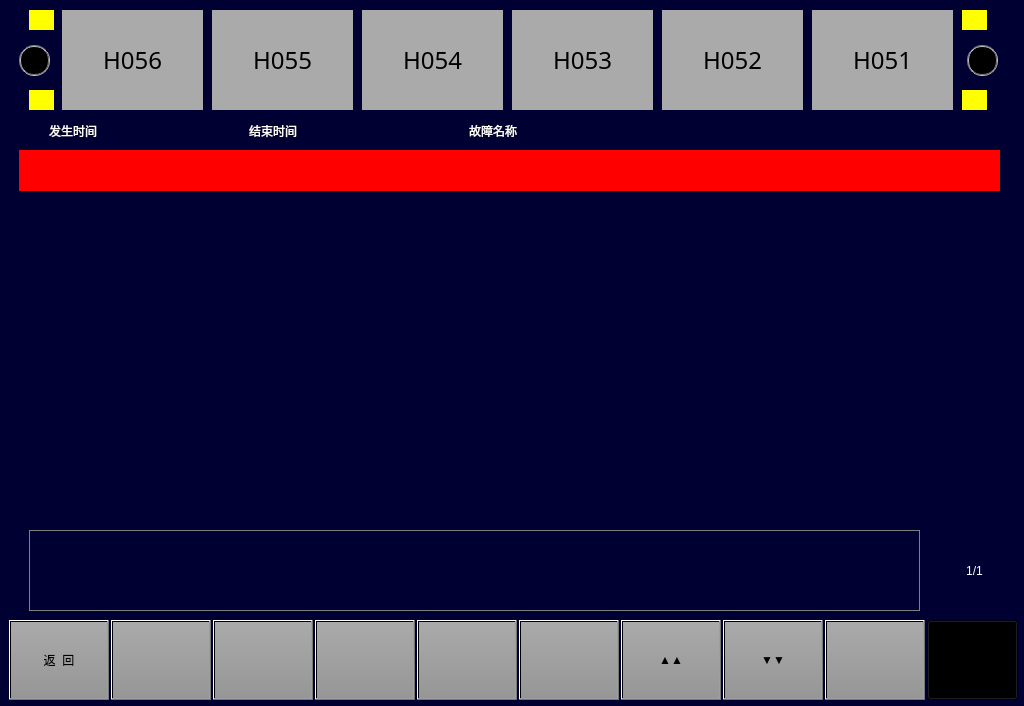
<?xml version="1.0" encoding="UTF-8"?>
<ui version="4.0">
 <class>MaintainceShowQueryFaultPage</class>
 <widget class="QWidget" name="MaintainceShowQueryFaultPage">
  <property name="geometry">
   <rect>
    <x>0</x>
    <y>0</y>
    <width>1024</width>
    <height>706</height>
   </rect>
  </property>
  <property name="windowTitle">
   <string>Form</string>
  </property>
  <property name="styleSheet">
   <string notr="true">QWidget
{
	background-color:rgb(0,0,50);
}QPushButton
{
font: 20px, &quot;微软雅黑&quot;;
color: black;
background:transparent;
}</string>
  </property>
  <widget class="QLabel" name="label_2">
   <property name="geometry">
    <rect>
     <x>469</x>
     <y>120</y>
     <width>91</width>
     <height>21</height>
    </rect>
   </property>
   <property name="styleSheet">
    <string notr="true">color:white;
font: 20px, &quot;微软雅黑&quot;;
</string>
   </property>
   <property name="text">
    <string>故障名称</string>
   </property>
  </widget>
  <widget class="QPushButton" name="BTNHome">
   <property name="geometry">
    <rect>
     <x>927</x>
     <y>620</y>
     <width>91</width>
     <height>80</height>
    </rect>
   </property>
   <property name="focusPolicy">
    <enum>Qt::NoFocus</enum>
   </property>
   <property name="styleSheet">
    <string notr="true">border-image: url(:/images/image/Home.png);</string>
   </property>
   <property name="text">
    <string/>
   </property>
  </widget>
  <widget class="QPushButton" name="BTN8_Next">
   <property name="geometry">
    <rect>
     <x>723</x>
     <y>620</y>
     <width>100</width>
     <height>80</height>
    </rect>
   </property>
   <property name="focusPolicy">
    <enum>Qt::NoFocus</enum>
   </property>
   <property name="styleSheet">
    <string notr="true">	font: 20px, &quot;微软雅黑&quot;;
    color: black;
	transparent;background:qlineargradient(spread:pad,x1:0,y1:0,x2:0,y2:1,stop:0 rgba(170,170,170,255),stop:1 rgba(150,150,150,255));
</string>
   </property>
   <property name="text">
    <string>▼▼</string>
   </property>
  </widget>
  <widget class="QPushButton" name="BTN2">
   <property name="geometry">
    <rect>
     <x>111</x>
     <y>620</y>
     <width>100</width>
     <height>80</height>
    </rect>
   </property>
   <property name="focusPolicy">
    <enum>Qt::NoFocus</enum>
   </property>
   <property name="styleSheet">
    <string notr="true">font: 20px, &quot;微软雅黑&quot;;color: black;transparent;background:qlineargradient(spread:pad,x1:0,y1:0,x2:0,y2:1,stop:0 rgba(170,170,170,255),stop:1 rgba(150,150,150,255));</string>
   </property>
   <property name="text">
    <string/>
   </property>
  </widget>
  <widget class="QPushButton" name="BTN_LINE1">
   <property name="geometry">
    <rect>
     <x>19</x>
     <y>150</y>
     <width>981</width>
     <height>41</height>
    </rect>
   </property>
   <property name="focusPolicy">
    <enum>Qt::NoFocus</enum>
   </property>
   <property name="whatsThis">
    <string>0</string>
   </property>
   <property name="styleSheet">
    <string notr="true">border:1px solid transparent;
background-color:red;
color:black;
text-align:left;</string>
   </property>
   <property name="text">
    <string/>
   </property>
  </widget>
  <widget class="QLabel" name="LBL_Datail">
   <property name="geometry">
    <rect>
     <x>29</x>
     <y>530</y>
     <width>891</width>
     <height>81</height>
    </rect>
   </property>
   <property name="styleSheet">
    <string notr="true">color:white;
font: 16px, &quot;微软雅黑&quot;;
border:1px solid gray;
</string>
   </property>
   <property name="text">
    <string/>
   </property>
  </widget>
  <widget class="QPushButton" name="BTN7_Pre">
   <property name="geometry">
    <rect>
     <x>621</x>
     <y>620</y>
     <width>100</width>
     <height>80</height>
    </rect>
   </property>
   <property name="focusPolicy">
    <enum>Qt::NoFocus</enum>
   </property>
   <property name="styleSheet">
    <string notr="true">	font: 20px, &quot;微软雅黑&quot;;
    color: black;
	transparent;background:qlineargradient(spread:pad,x1:0,y1:0,x2:0,y2:1,stop:0 rgba(170,170,170,255),stop:1 rgba(150,150,150,255));
</string>
   </property>
   <property name="text">
    <string>▲▲</string>
   </property>
  </widget>
  <widget class="QLabel" name="LBLTC2">
   <property name="geometry">
    <rect>
     <x>62</x>
     <y>10</y>
     <width>141</width>
     <height>100</height>
    </rect>
   </property>
   <property name="font">
    <font>
     <family>微软雅黑</family>
     <pointsize>18</pointsize>
     <weight>50</weight>
     <italic>false</italic>
     <bold>false</bold>
    </font>
   </property>
   <property name="layoutDirection">
    <enum>Qt::LeftToRight</enum>
   </property>
   <property name="autoFillBackground">
    <bool>false</bool>
   </property>
   <property name="styleSheet">
    <string notr="true">QWidget
{
	background-color:rgb(170,170,170);
}
QLabel
{
font: 18pt &quot;微软雅黑&quot;;
color:black;

}</string>
   </property>
   <property name="text">
    <string>H056</string>
   </property>
   <property name="alignment">
    <set>Qt::AlignCenter</set>
   </property>
  </widget>
  <widget class="QLabel" name="Tc1Directionlbl">
   <property name="geometry">
    <rect>
     <x>19</x>
     <y>45</y>
     <width>31</width>
     <height>31</height>
    </rect>
   </property>
   <property name="styleSheet">
    <string notr="true">background-color: rgb(0, 0, 0);
border:2px groove gray;border-radius:15px;</string>
   </property>
   <property name="text">
    <string/>
   </property>
  </widget>
  <widget class="QPushButton" name="BTN_LINE3">
   <property name="geometry">
    <rect>
     <x>19</x>
     <y>230</y>
     <width>981</width>
     <height>41</height>
    </rect>
   </property>
   <property name="focusPolicy">
    <enum>Qt::NoFocus</enum>
   </property>
   <property name="whatsThis">
    <string>2</string>
   </property>
   <property name="styleSheet">
    <string notr="true">text-align:left;border:1px solid transparent;
</string>
   </property>
   <property name="text">
    <string/>
   </property>
  </widget>
  <widget class="QLabel" name="TC1Cableftdoorlbl">
   <property name="geometry">
    <rect>
     <x>29</x>
     <y>90</y>
     <width>25</width>
     <height>20</height>
    </rect>
   </property>
   <property name="styleSheet">
    <string notr="true">border-color: rgb(255, 255, 0);
background-color: rgb(255, 255, 0);</string>
   </property>
   <property name="text">
    <string/>
   </property>
  </widget>
  <widget class="QPushButton" name="BTN4">
   <property name="geometry">
    <rect>
     <x>315</x>
     <y>620</y>
     <width>100</width>
     <height>80</height>
    </rect>
   </property>
   <property name="focusPolicy">
    <enum>Qt::NoFocus</enum>
   </property>
   <property name="styleSheet">
    <string notr="true">	font: 20px, &quot;微软雅黑&quot;;
    color: black;
	transparent;background:qlineargradient(spread:pad,x1:0,y1:0,x2:0,y2:1,stop:0 rgba(170,170,170,255),stop:1 rgba(150,150,150,255));
</string>
   </property>
   <property name="text">
    <string/>
   </property>
  </widget>
  <widget class="QPushButton" name="BTN6">
   <property name="geometry">
    <rect>
     <x>519</x>
     <y>620</y>
     <width>100</width>
     <height>80</height>
    </rect>
   </property>
   <property name="focusPolicy">
    <enum>Qt::NoFocus</enum>
   </property>
   <property name="styleSheet">
    <string notr="true">	font: 20px, &quot;微软雅黑&quot;;
    color: black;
	transparent;background:qlineargradient(spread:pad,x1:0,y1:0,x2:0,y2:1,stop:0 rgba(170,170,170,255),stop:1 rgba(150,150,150,255));
</string>
   </property>
   <property name="text">
    <string/>
   </property>
  </widget>
  <widget class="QPushButton" name="BTN_LINE5">
   <property name="geometry">
    <rect>
     <x>19</x>
     <y>310</y>
     <width>981</width>
     <height>41</height>
    </rect>
   </property>
   <property name="focusPolicy">
    <enum>Qt::NoFocus</enum>
   </property>
   <property name="whatsThis">
    <string>4</string>
   </property>
   <property name="styleSheet">
    <string notr="true">text-align:left;border:1px solid transparent;
</string>
   </property>
   <property name="text">
    <string/>
   </property>
  </widget>
  <widget class="QLabel" name="TC1Cabrightdoorlbl">
   <property name="geometry">
    <rect>
     <x>29</x>
     <y>10</y>
     <width>25</width>
     <height>20</height>
    </rect>
   </property>
   <property name="styleSheet">
    <string notr="true">border-color: rgb(255, 255, 0);
background-color: rgb(255, 255, 0);</string>
   </property>
   <property name="text">
    <string/>
   </property>
  </widget>
  <widget class="QPushButton" name="BTN_LINE8">
   <property name="geometry">
    <rect>
     <x>19</x>
     <y>430</y>
     <width>981</width>
     <height>41</height>
    </rect>
   </property>
   <property name="focusPolicy">
    <enum>Qt::NoFocus</enum>
   </property>
   <property name="whatsThis">
    <string>7</string>
   </property>
   <property name="styleSheet">
    <string notr="true">text-align:left;border:1px solid transparent;
</string>
   </property>
   <property name="text">
    <string/>
   </property>
  </widget>
  <widget class="QPushButton" name="BTN3">
   <property name="geometry">
    <rect>
     <x>213</x>
     <y>620</y>
     <width>100</width>
     <height>80</height>
    </rect>
   </property>
   <property name="focusPolicy">
    <enum>Qt::NoFocus</enum>
   </property>
   <property name="styleSheet">
    <string notr="true">	font: 20px, &quot;微软雅黑&quot;;
    color: black;
	transparent;background:qlineargradient(spread:pad,x1:0,y1:0,x2:0,y2:1,stop:0 rgba(170,170,170,255),stop:1 rgba(150,150,150,255));
</string>
   </property>
   <property name="text">
    <string/>
   </property>
  </widget>
  <widget class="QLabel" name="TC1Cablbl">
   <property name="geometry">
    <rect>
     <x>9</x>
     <y>10</y>
     <width>48</width>
     <height>100</height>
    </rect>
   </property>
   <property name="styleSheet">
    <string notr="true">background-color: rgb(0, 0, 50);
border-image: url(:/images/image/trainhead.png);</string>
   </property>
   <property name="text">
    <string/>
   </property>
  </widget>
  <widget class="QLabel" name="TC2Cableftdoorlbl">
   <property name="geometry">
    <rect>
     <x>962</x>
     <y>10</y>
     <width>25</width>
     <height>20</height>
    </rect>
   </property>
   <property name="styleSheet">
    <string notr="true">border-color: rgb(255, 255, 0);
background-color: rgb(255, 255, 0);</string>
   </property>
   <property name="text">
    <string/>
   </property>
  </widget>
  <widget class="QLabel" name="label_3">
   <property name="geometry">
    <rect>
     <x>249</x>
     <y>120</y>
     <width>91</width>
     <height>21</height>
    </rect>
   </property>
   <property name="styleSheet">
    <string notr="true">color:white;
font: 20px, &quot;微软雅黑&quot;;
</string>
   </property>
   <property name="text">
    <string>结束时间</string>
   </property>
  </widget>
  <widget class="QLabel" name="LBLMP2">
   <property name="geometry">
    <rect>
     <x>212</x>
     <y>10</y>
     <width>141</width>
     <height>100</height>
    </rect>
   </property>
   <property name="font">
    <font>
     <family>微软雅黑</family>
     <pointsize>18</pointsize>
     <weight>50</weight>
     <italic>false</italic>
     <bold>false</bold>
    </font>
   </property>
   <property name="styleSheet">
    <string notr="true">QWidget
{
	background-color:rgb(170,170,170);
}
QLabel
{
	font: 18pt &quot;微软雅黑&quot;;
color:black;
}</string>
   </property>
   <property name="text">
    <string>H055</string>
   </property>
   <property name="alignment">
    <set>Qt::AlignCenter</set>
   </property>
  </widget>
  <widget class="QPushButton" name="BTN_LINE6">
   <property name="geometry">
    <rect>
     <x>19</x>
     <y>350</y>
     <width>981</width>
     <height>41</height>
    </rect>
   </property>
   <property name="focusPolicy">
    <enum>Qt::NoFocus</enum>
   </property>
   <property name="whatsThis">
    <string>5</string>
   </property>
   <property name="styleSheet">
    <string notr="true">text-align:left;border:1px solid transparent;
</string>
   </property>
   <property name="text">
    <string/>
   </property>
  </widget>
  <widget class="QPushButton" name="BTN_LINE4">
   <property name="geometry">
    <rect>
     <x>19</x>
     <y>270</y>
     <width>981</width>
     <height>41</height>
    </rect>
   </property>
   <property name="focusPolicy">
    <enum>Qt::NoFocus</enum>
   </property>
   <property name="whatsThis">
    <string>3</string>
   </property>
   <property name="styleSheet">
    <string notr="true">text-align:left;border:1px solid transparent;
</string>
   </property>
   <property name="text">
    <string/>
   </property>
  </widget>
  <widget class="QLabel" name="LBL_Page">
   <property name="geometry">
    <rect>
     <x>939</x>
     <y>530</y>
     <width>71</width>
     <height>81</height>
    </rect>
   </property>
   <property name="styleSheet">
    <string notr="true">color:white;
font: 20px, &quot;微软雅黑&quot;;
</string>
   </property>
   <property name="text">
    <string>1/1</string>
   </property>
   <property name="alignment">
    <set>Qt::AlignCenter</set>
   </property>
  </widget>
  <widget class="QPushButton" name="BTN_LINE9">
   <property name="geometry">
    <rect>
     <x>19</x>
     <y>470</y>
     <width>981</width>
     <height>41</height>
    </rect>
   </property>
   <property name="focusPolicy">
    <enum>Qt::NoFocus</enum>
   </property>
   <property name="whatsThis">
    <string>8</string>
   </property>
   <property name="styleSheet">
    <string notr="true">text-align:left;border:1px solid transparent;
</string>
   </property>
   <property name="text">
    <string/>
   </property>
  </widget>
  <widget class="QLabel" name="TC2Cabrightdoorlbl">
   <property name="geometry">
    <rect>
     <x>962</x>
     <y>90</y>
     <width>25</width>
     <height>20</height>
    </rect>
   </property>
   <property name="styleSheet">
    <string notr="true">border-color: rgb(255, 255, 0);
background-color: rgb(255, 255, 0);</string>
   </property>
   <property name="text">
    <string/>
   </property>
  </widget>
  <widget class="QLabel" name="label">
   <property name="geometry">
    <rect>
     <x>49</x>
     <y>120</y>
     <width>91</width>
     <height>21</height>
    </rect>
   </property>
   <property name="styleSheet">
    <string notr="true">color:white;
font: 20px, &quot;微软雅黑&quot;;
</string>
   </property>
   <property name="text">
    <string>发生时间</string>
   </property>
  </widget>
  <widget class="QLabel" name="Tc2Directionlbl">
   <property name="geometry">
    <rect>
     <x>967</x>
     <y>45</y>
     <width>31</width>
     <height>31</height>
    </rect>
   </property>
   <property name="styleSheet">
    <string notr="true">background-color: rgb(0, 0, 0);
border:2px groove gray;border-radius:15px;</string>
   </property>
   <property name="text">
    <string/>
   </property>
  </widget>
  <widget class="QPushButton" name="BTN_LINE7">
   <property name="geometry">
    <rect>
     <x>19</x>
     <y>390</y>
     <width>981</width>
     <height>41</height>
    </rect>
   </property>
   <property name="focusPolicy">
    <enum>Qt::NoFocus</enum>
   </property>
   <property name="whatsThis">
    <string>6</string>
   </property>
   <property name="styleSheet">
    <string notr="true">text-align:left;border:1px solid transparent;
</string>
   </property>
   <property name="text">
    <string/>
   </property>
  </widget>
  <widget class="QLabel" name="LBLMP1">
   <property name="geometry">
    <rect>
     <x>662</x>
     <y>10</y>
     <width>141</width>
     <height>100</height>
    </rect>
   </property>
   <property name="font">
    <font>
     <family>微软雅黑</family>
     <pointsize>18</pointsize>
     <weight>50</weight>
     <italic>false</italic>
     <bold>false</bold>
    </font>
   </property>
   <property name="styleSheet">
    <string notr="true">QWidget
{
	background-color:rgb(170,170,170);
}
QLabel
{
	font: 18pt &quot;微软雅黑&quot;;
color:black;
}</string>
   </property>
   <property name="text">
    <string>H052</string>
   </property>
   <property name="alignment">
    <set>Qt::AlignCenter</set>
   </property>
  </widget>
  <widget class="QLabel" name="TC2Cablbl">
   <property name="geometry">
    <rect>
     <x>960</x>
     <y>10</y>
     <width>48</width>
     <height>100</height>
    </rect>
   </property>
   <property name="styleSheet">
    <string notr="true">border-image: url(:/images/image/trainhead1.png);</string>
   </property>
   <property name="text">
    <string/>
   </property>
  </widget>
  <widget class="QLabel" name="LBLTC1">
   <property name="geometry">
    <rect>
     <x>812</x>
     <y>10</y>
     <width>141</width>
     <height>100</height>
    </rect>
   </property>
   <property name="font">
    <font>
     <family>微软雅黑</family>
     <pointsize>18</pointsize>
     <weight>50</weight>
     <italic>false</italic>
     <bold>false</bold>
    </font>
   </property>
   <property name="styleSheet">
    <string notr="true">QWidget
{
	background-color:rgb(170,170,170);
}
QLabel
{
	font: 18pt &quot;微软雅黑&quot;;
color:black;
}</string>
   </property>
   <property name="text">
    <string>H051</string>
   </property>
   <property name="alignment">
    <set>Qt::AlignCenter</set>
   </property>
  </widget>
  <widget class="QPushButton" name="returnBtn">
   <property name="geometry">
    <rect>
     <x>9</x>
     <y>620</y>
     <width>100</width>
     <height>80</height>
    </rect>
   </property>
   <property name="focusPolicy">
    <enum>Qt::NoFocus</enum>
   </property>
   <property name="styleSheet">
    <string notr="true">font: 20px, &quot;微软雅黑&quot;;color: black;transparent;background:qlineargradient(spread:pad,x1:0,y1:0,x2:0,y2:1,stop:0 rgba(170,170,170,255),stop:1 rgba(150,150,150,255));</string>
   </property>
   <property name="text">
    <string>返  回</string>
   </property>
  </widget>
  <widget class="QLabel" name="LBLM1">
   <property name="geometry">
    <rect>
     <x>512</x>
     <y>10</y>
     <width>141</width>
     <height>100</height>
    </rect>
   </property>
   <property name="font">
    <font>
     <family>微软雅黑</family>
     <pointsize>18</pointsize>
     <weight>50</weight>
     <italic>false</italic>
     <bold>false</bold>
    </font>
   </property>
   <property name="styleSheet">
    <string notr="true">QWidget
{
	background-color:rgb(170,170,170);
}
QLabel
{
	font: 18pt &quot;微软雅黑&quot;;
color:black;
}</string>
   </property>
   <property name="text">
    <string>H053</string>
   </property>
   <property name="alignment">
    <set>Qt::AlignCenter</set>
   </property>
  </widget>
  <widget class="QPushButton" name="confirmBtn">
   <property name="geometry">
    <rect>
     <x>825</x>
     <y>620</y>
     <width>100</width>
     <height>80</height>
    </rect>
   </property>
   <property name="focusPolicy">
    <enum>Qt::NoFocus</enum>
   </property>
   <property name="styleSheet">
    <string notr="true">	font: 20px, &quot;微软雅黑&quot;;
    color: black;
	transparent;background:qlineargradient(spread:pad,x1:0,y1:0,x2:0,y2:1,stop:0 rgba(170,170,170,255),stop:1 rgba(150,150,150,255));
</string>
   </property>
   <property name="text">
    <string/>
   </property>
  </widget>
  <widget class="QPushButton" name="BTN5">
   <property name="geometry">
    <rect>
     <x>417</x>
     <y>620</y>
     <width>100</width>
     <height>80</height>
    </rect>
   </property>
   <property name="focusPolicy">
    <enum>Qt::NoFocus</enum>
   </property>
   <property name="styleSheet">
    <string notr="true">	font: 20px, &quot;微软雅黑&quot;;
    color: black;
	transparent;background:qlineargradient(spread:pad,x1:0,y1:0,x2:0,y2:1,stop:0 rgba(170,170,170,255),stop:1 rgba(150,150,150,255));
</string>
   </property>
   <property name="text">
    <string/>
   </property>
  </widget>
  <widget class="QPushButton" name="BTN_LINE2">
   <property name="geometry">
    <rect>
     <x>19</x>
     <y>190</y>
     <width>981</width>
     <height>41</height>
    </rect>
   </property>
   <property name="focusPolicy">
    <enum>Qt::NoFocus</enum>
   </property>
   <property name="whatsThis">
    <string>1</string>
   </property>
   <property name="styleSheet">
    <string notr="true">border:1px solid transparent;
text-align:left;</string>
   </property>
   <property name="text">
    <string/>
   </property>
  </widget>
  <widget class="QLabel" name="LBLM2">
   <property name="geometry">
    <rect>
     <x>362</x>
     <y>10</y>
     <width>141</width>
     <height>100</height>
    </rect>
   </property>
   <property name="font">
    <font>
     <family>微软雅黑</family>
     <pointsize>18</pointsize>
     <weight>50</weight>
     <italic>false</italic>
     <bold>false</bold>
    </font>
   </property>
   <property name="styleSheet">
    <string notr="true">QWidget
{
	background-color:rgb(170,170,170);
}
QLabel
{
	font: 18pt &quot;微软雅黑&quot;;
color:black;
}</string>
   </property>
   <property name="text">
    <string>H054</string>
   </property>
   <property name="alignment">
    <set>Qt::AlignCenter</set>
   </property>
  </widget>
  <zorder>TC1Cablbl</zorder>
  <zorder>TC2Cablbl</zorder>
  <zorder>label_2</zorder>
  <zorder>BTNHome</zorder>
  <zorder>BTN8_Next</zorder>
  <zorder>BTN2</zorder>
  <zorder>BTN_LINE1</zorder>
  <zorder>LBL_Datail</zorder>
  <zorder>BTN7_Pre</zorder>
  <zorder>LBLTC2</zorder>
  <zorder>Tc1Directionlbl</zorder>
  <zorder>BTN_LINE3</zorder>
  <zorder>TC1Cableftdoorlbl</zorder>
  <zorder>BTN4</zorder>
  <zorder>BTN6</zorder>
  <zorder>BTN_LINE5</zorder>
  <zorder>TC1Cabrightdoorlbl</zorder>
  <zorder>BTN_LINE8</zorder>
  <zorder>BTN3</zorder>
  <zorder>TC2Cableftdoorlbl</zorder>
  <zorder>label_3</zorder>
  <zorder>LBLMP2</zorder>
  <zorder>BTN_LINE6</zorder>
  <zorder>BTN_LINE4</zorder>
  <zorder>LBL_Page</zorder>
  <zorder>BTN_LINE9</zorder>
  <zorder>TC2Cabrightdoorlbl</zorder>
  <zorder>label</zorder>
  <zorder>Tc2Directionlbl</zorder>
  <zorder>BTN_LINE7</zorder>
  <zorder>LBLMP1</zorder>
  <zorder>LBLTC1</zorder>
  <zorder>returnBtn</zorder>
  <zorder>LBLM1</zorder>
  <zorder>confirmBtn</zorder>
  <zorder>BTN5</zorder>
  <zorder>BTN_LINE2</zorder>
  <zorder>LBLM2</zorder>
 </widget>
 <resources/>
 <connections/>
</ui>
